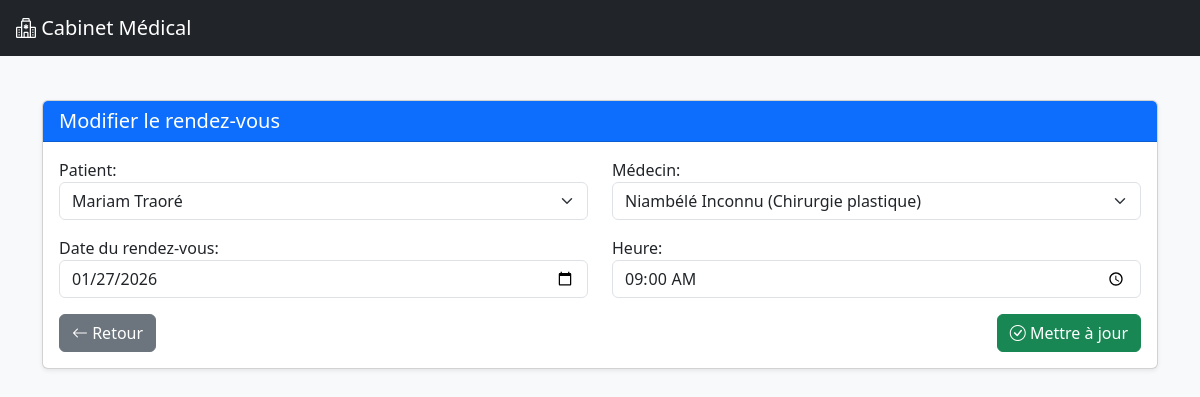
/rendezvous/modifier/1/, run on the app's committed database.
### rendezvous/models.py (models this page shows, shortened)
class RendezVous(models.Model):
    patient = models.ForeignKey("patients.Patient", on_delete=models.CASCADE, related_name="rendezvous")
    medecin = models.ForeignKey("medecins.Medecin", on_delete=models.CASCADE, related_name="rendezvous")
    date_rendezvous = models.DateField()
    heure_rendezvous = models.TimeField()

### rendezvous/views.py (the view)
# urls.py: path('modifier/<int:pk>/', views.rendezvous_update, name='rendezvous_update'),
def rendezvous_update(request, pk):
    rendezvous = get_object_or_404(RendezVous, pk=pk)
    if request.method == "POST":
        form = RendezVousForm(request.POST, instance=rendezvous)
        if form.is_valid():
            form.save()
            messages.success(request, "Rendez-vous mis à jour avec succès.")
            return redirect('rendezvous_list')
    else:
        form = RendezVousForm(instance=rendezvous)
    return render(request, 'rendezvous/rendezvous_form.html', {'form': form})

### rendezvous/forms.py
class RendezVousForm(forms.ModelForm):
    class Meta:
        model = RendezVous
        fields = ["patient", "medecin", "date_rendezvous", "heure_rendezvous"]
        widgets = {
            'patient': forms.Select(attrs={'class': 'form-select'}),
            'medecin': forms.Select(attrs={'class': 'form-select'}),
            'date_rendezvous': forms.DateInput(attrs={'type': 'date', 'class': 'form-control'}),
            'heure_rendezvous': forms.TimeInput(attrs={'type': 'time', 'class': 'form-control'}),
        }
        labels = {
            'patient': 'Patient',
            'medecin': 'Médecin',
            'date_rendezvous': 'Date du rendez-vous',
            'heure_rendezvous': 'Heure',
        }

### consultations/context_processors.py (called while the page is built)
def notifications_context(request):
    today = date.today()
    consultations_today = Consultation.objects.filter(date_consultation=today).count()
    rendezvous_today = RendezVous.objects.filter(date_rendezvous=today).count()
    notifications = []
    if consultations_today > 0:
        notifications.append(f"{consultations_today} consultations prévues aujourd’hui")
    if rendezvous_today > 0:
        notifications.append(f"{rendezvous_today} rendez-vous prévus aujourd’hui")
    return {
        "notifications": notifications,
        "notifications_count": len(notifications),
    }

### medecins/models.py (called while the page is built)
    def __str__(self):
        return f"{self.nom} {self.prenom} ({self.specialite})"

### patients/models.py (called while the page is built)
    def __str__(self):
        return f"{self.prenom} {self.nom}"

### rendezvous/templates/rendezvous/rendezvous_form.html (shortened to what this page needs)
{% extends "base.html" %}
{% block content %}
<div class="container mt-4">
    <div class="card shadow-sm">
        <div class="card-header bg-primary text-white">
            <h5 class="mb-0">
                {% if form.instance.pk %}
                    Modifier le rendez-vous
                {% else %}
                    Ajouter un rendez-vous
                {% endif %}
            </h5>
        </div>
        <div class="card-body">
            <form method="post" novalidate>
                <div class="row mb-3">
                    <div class="col-md-6">
                        {{ form.patient.label_tag }}
                        {{ form.patient }}
                    </div>
                    <div class="col-md-6">
                        {{ form.medecin.label_tag }}
                        {{ form.medecin }}
                    </div>
                </div>
                <div class="row mb-3">
                    <div class="col-md-6">
                        {{ form.date_rendezvous.label_tag }}
                        {{ form.date_rendezvous }}
                    </div>
                    <div class="col-md-6">
                        {{ form.heure_rendezvous.label_tag }}
                        {{ form.heure_rendezvous }}
                    </div>
                </div>
                <div class="d-flex justify-content-between">
                    <a href="{% url 'rendezvous_list' %}" class="btn btn-secondary">
                        <i class="bi bi-arrow-left"></i> Retour
                    </a>
                    <button type="submit" class="btn btn-success">
                        <i class="bi bi-check-circle"></i>
                        {% if form.instance.pk %} Mettre à jour {% else %} Enregistrer {% endif %}
                    </button>
                </div>
            </form>
        </div>
    </div>
</div>
{% endblock %}

### templates/base.html (style rules this page uses)
body { min-height: 100vh; display: flex; flex-direction: column; }

### data on the page
RendezVous: patient "Mariam Traoré", medecin "Niambélé Inconnu (Chirurgie plastique)", date_rendezvous "01/27/2026", heure_rendezvous "09:00:00"
